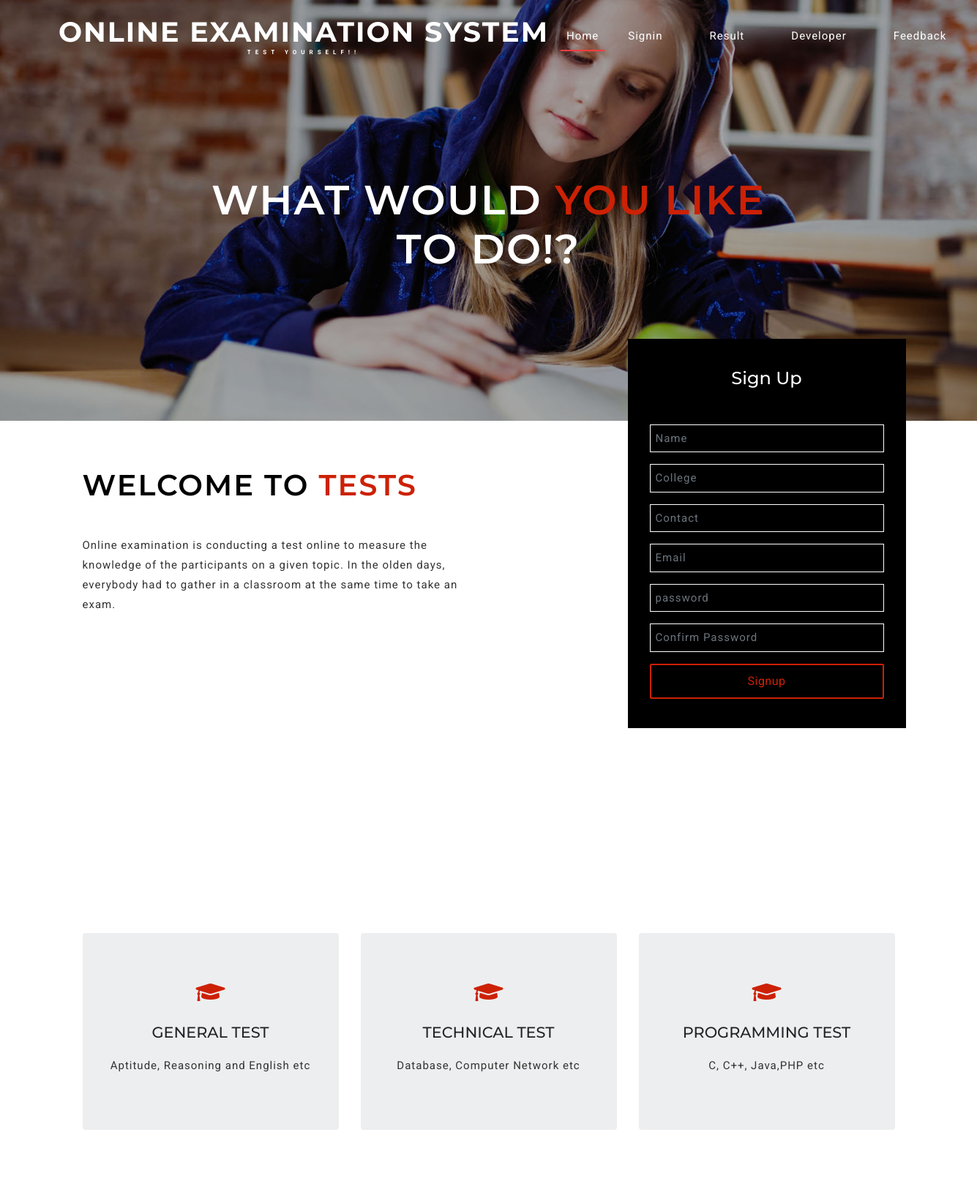
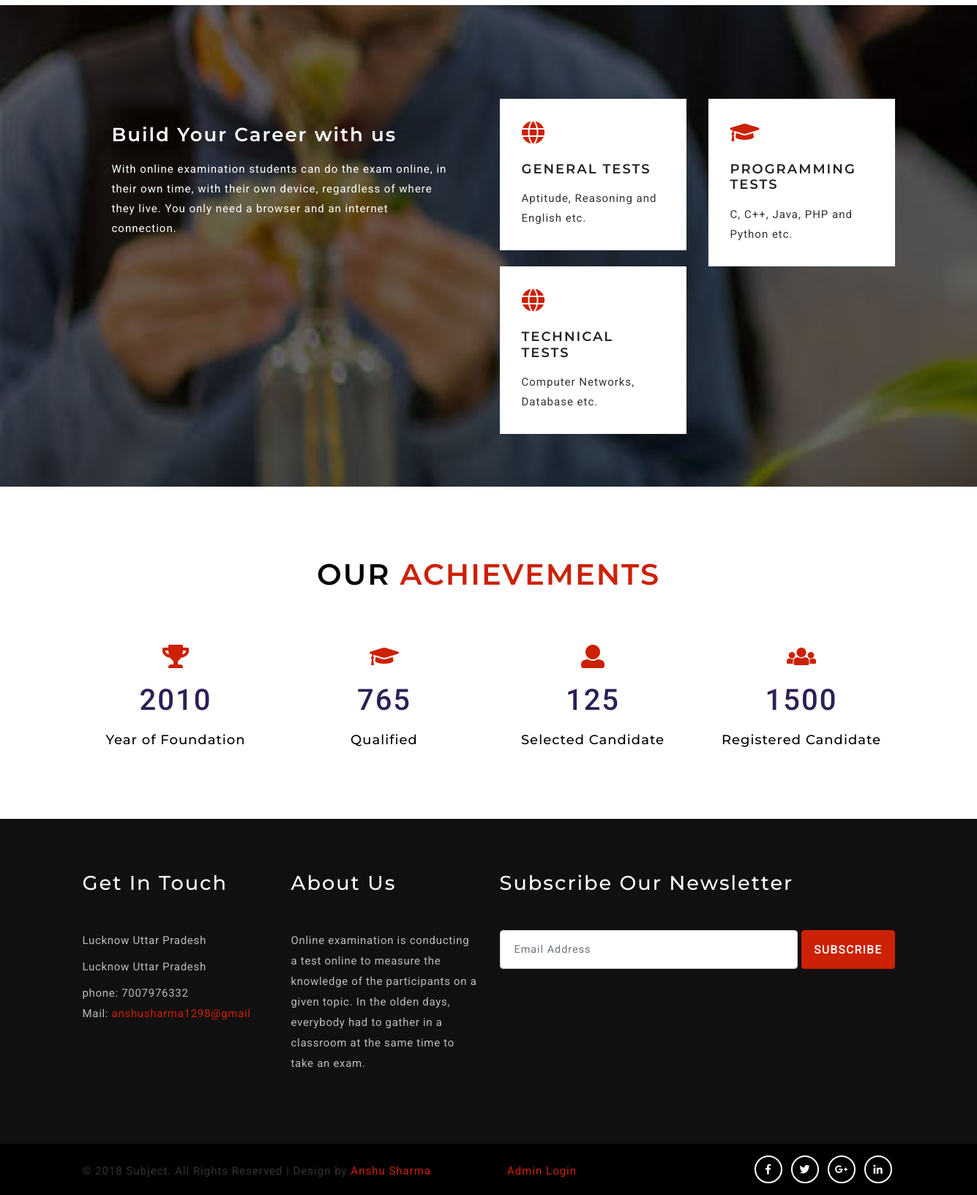
The page / on the database its author committed (2 pictures, top to bottom).
### tables this page shows
CREATE TABLE `test` (
  `ID` int(11) NOT NULL,
  `Test Heading` varchar(50) NOT NULL,
  `Test Description` varchar(50) NOT NULL
);

### index.php (the view, shortened to what this page needs)
<!DOCTYPE html>
<html lang="zxx">
<head>
    <?php
		include('bootstrapFiles.php');
	?>
</head>
<body>
<?php
include('navigation.php');
?>
        </header>
        <div class="container">
            <div class="banner-text">
                <div class="slider-info">
                    <h3>What would <span>you like </span> to Do!?</h3>
				</div>
            </div>
        </div>
    </div>
	<section class="banner_form py-5">
		<div class="container py-lg-3">
			<div class="row ban_form">
				<div class="col-lg-8 bg-white fom-left">
					<div class="categories_sub cats1">
						<h2 class="heading-agileinfo">Welcome To <span> Tests </span></h2>
						<p class="vam">Online examination is conducting a test online to measure the knowledge of the participants on a given topic. In the olden days, everybody had to gather in a classroom at the same time to take an exam. </p></div>
				</div>
				<div class="col-lg-4 reg-fom">
					<h4 class="text-white text-center">Sign Up</h4>
						<form method="post">
							<div class="reg-fom-btm mt-5">
								<div class="fields">
									<input type="text" name="name"  placeholder="Name" class="form-control"required>
								</div>
							</div>
							<div class="reg-fom-btm mt-3">
								<div class="fields">
									<input type="text" name="college"  placeholder="College" class="form-control"required>
								</div>
							</div>
							<div class="reg-fom-btm mt-3">
								<div class="fields">
									<input type="text" name="contact"  placeholder="Contact" class="form-control"required>
								</div>
							</div>
							<div class="reg-fom-btm mt-3">
								<div class="fields">
									<input type="text" name="email" placeholder="Email" class="form-control"required>
								</div>
							</div>
							<div class="reg-fom-btm mt-3">
								<div class="fields">
									<input type="password" name="pwd"  placeholder="password" class="form-control"required>
								</div>
							</div>
							<div class="reg-fom-btm mt-3">
								<div class="fields">
									<input type="password" name="cpwd"  placeholder="Confirm Password" class="form-control"required>
								</div>
							</div>
							<div class="reg-fom-btm mt-3">
								<input type="submit" name="signup" value="Signup">
							</div>
						</form>
				</div>
			</div>
		</div>
	</section>
	<section class="banner-bottom-wthree py-lg-5 py-md-5 py-3">
        <div class="container">
            <div class="inner-sec-w3ls py-lg-5 py-3">
               <h3 class="heading-agileinfo text-center">What <span> We do</span></h3>
                <div class="row middle-grids mt-md-5 pt-4">
			  <?php
				$con = mysqli_connect("localhost","root","","onlinetest");
				$res = mysqli_query($con,"SELECT * FROM `test`");
				while($row =mysqli_fetch_array($res))
				{
				?>
                    <div class="col-lg-4 about-in-w3ls middle-grid-info text-center">
                        <div class="card">
                            <div class="card-body mb-2">
                                <i class="fas fa-graduation-cap mb-2"></i>
                                <h5 class="card-title text-uppercase my-3">
                                  <?php echo $row['Test Heading'];?></h5>
                                <p class="card-text"><?php echo $row['Test Description'];?>
                                </p>
                            </div>
                        </div>
                    </div>
				<?php
				}
				?>
                </div>
            </div>
        </div>
    </section>
	<section class="choose py-5">
		<div class="container py-md-4 mt-md-3">
			<div class="row inner_w3l_agile_grids-1 ">
				<div class="col-lg-6 w3layouts_choose_left_grid1">
					<div class="choose_top">
						<h4 class="mb-3 mt-3 text-white">Build Your Career with us </h4>
						<p class="text-white">With online examination students can do the exam online, in their own time, with their own device, regardless of where they live. You only need a browser and an internet connection. </p>
					</div>
				</div>
				<div class="col-lg-6 w3layouts_choose_left_grid2">
					<div class="row">
						<div class="col-md-6 w3l_choose_bottom1 mt-3 pt-md-4">
							<div class="choose_bottom_top">
                                <i class="fas fa-globe mb-2"></i>
                                <h5 class="card-title text-uppercase my-3">General Tests</h5>
                                <p class="card-text">Aptitude, Reasoning and English etc.
                                </p>
                            </div>
						</div>
						<div class="col-md-6 w3l_choose_bottom3 mt-3 pt-md-4">
							<div class="choose_bottom_top">
                                <i class="fas fa-graduation-cap mb-2"></i>
                                <h5 class="card-title text-uppercase my-3">Programming Tests</h5>
                                <p class="card-text">C, C++, Java, PHP and Python etc.
                                </p>
                            </div>
						</div>
						<div class="col-md-6 w3l_choose_bottom4">
							<div class="choose_bottom_top">
                                <i class="fas fa-globe mb-2"></i>
                                <h5 class="card-title text-uppercase my-3">Technical Tests</h5>
                                <p class="card-text">Computer Networks, Database etc.
                                </p>
                            </div>
						</div>
					</div>
				</div>
			</div>
	</div>
</section>
	<section class="stats py-5">
		<div class="container py-md-5">
			<h3 class="heading-agileinfo text-center">Our  <span>Achievements</span></h3>
			<div class="row inner_w3l_agile_grids-1 pt-md-5 mt-4">
				<div class="col-lg-3 col-sm-6 w3layouts_stats_left w3_counter_grid">
					<i class="fas fa-trophy mb-2"></i>
					<p class="counter">2010</p>
					<h3>Year of Foundation</h3>
				</div>
				<div class="col-lg-3 col-sm-6 w3layouts_stats_left w3_counter_grid1">
					<i class="fas fa-graduation-cap mb-2"></i>
					<p class="counter">765</p>
					<h3>Qualified</h3>
				</div>
				<div class="col-lg-3 col-sm-6 w3layouts_stats_left w3_counter_grid2">
					<i class="fas fa-user mb-2"></i>
					<p class="counter">125</p>
					<h3>Selected Candidate</h3>
				</div>
				<div class="col-lg-3 col-sm-6 w3layouts_stats_left w3_counter_grid2">
					<i class="fas fa-users mb-2"></i>
					<p class="counter">1500</p>
					<h3>Registered Candidate</h3>
				</div>
			</div>
		</div>
	</section>
<?php
include('footer.php');
?>

### bootstrapFiles.php (shortened to what this page needs)
<link href="css/bootstrap.css" type="text/css" rel="stylesheet" media="all">
<link href="css/style.css" type="text/css" rel="stylesheet" media="all">
<link rel="stylesheet" href="css/smoothbox.css" type='text/css' media="all" />
<link href="css/fontawesome-all.min.css" rel="stylesheet">

### navigation.php (shortened to what this page needs)
 <div class="banner">
     <header>
         <nav class="navbar navbar-expand-lg navbar-light bg-gradient-secondary pt-3">
            <h1><a class="navbar-brand" href="index.html">Online Examination System
				<span>Test Yourself!!</span>
			</a></h1>
             <div class="collapse navbar-collapse" id="navbarSupportedContent">
                 <ul class="navbar-nav ml-auto">
					<li class="nav-item active">
						<a class="nav-link" href="index.php">Home
						</a>
					</li>
					<li class="nav-item mx-xl-4 mx-lg-3 my-lg-0 my-3">
						<a class="nav-link" href="index.php"  data-toggle="modal" data-target="#myModal">Signin</a>
					</li>
					<li class="nav-item mx-xl-4 mx-lg-3 my-lg-0 my-3">
						<a class="nav-link" href="index.php"  data-toggle="modal" data-target="#ResultModal">Result</a>
					</li>
					<li class="nav-item mx-xl-4 mx-lg-3 my-lg-0 my-3">
						<a class="nav-link" href="index.php"  data-toggle="modal" data-target="#DevModal">Developer</a>
					</li>
					<li class="nav-item mx-xl-4 mx-lg-3 my-lg-0 my-3">
						<a class="nav-link" href="Feedback.php">Feedback</a>
					</li>
		</ul>
	</div>
</nav>

### footer.php (shortened to what this page needs)
    <footer class="newsletter_right pymd-5 py-4" id="footer">
        <div class="container">
            <div class="inner-sec py-md-5 py-3">
                <div class="row mb-md-4 mb-md-3">
					<div class="col-lg-3 col-md-6 social-info text-left">
                       <h3 class="tittle1 foot mb-md-5 mb-4 text-white">Get in touch</h3>
						<p>Lucknow Uttar Pradesh </p>
						<p class="my-2"> Lucknow Uttar Pradesh</p>
						<p class="phone">phone: 7007976332</p>
						<p class="phone">Mail:
							<a href="mailto:info@example.com">anshusharma1298@gmail</a>
						</p>
                    </div>
					<div class="col-lg-3 col-md-6 social-info text-left">
					 <h3 class="tittle1 foot mb-md-5 mb-4 text-white">About Us</h3>
                       <p>Online examination is conducting a test online to measure the knowledge of the participants on a given topic. In the olden days, everybody had to gather in a classroom at the same time to take an exam. </p>
                    </div>
                    <div class="col-lg-6 col-md-12 n-right tex-left">
                        <h3 class="tittle1 foot mb-md-5 mb-4 text-white">Subscribe our Newsletter</h3>
                        <form  method="post">
                            <div class="form-group d-flex">
                                <input class="form-control" type="email" name="Email" placeholder=" Email Address" required="">
                                <input class="form-control submit text-uppercase" name="submit" type="submit" value="Subscribe">
                            </div>
                        </form>
                    </div>
                </div>
            </div>
        </div>
    </footer>
	<div class="copyright py-3">
		<div class="container">
			<div class="row">
				<div class="col-md-8">
					<p class="copy-right mt-2">© 2018 Subject. All Rights Reserved | Design by
						<a href="#">Anshu Sharma</a>&nbsp &nbsp &nbsp &nbsp &nbsp &nbsp &nbsp &nbsp &nbsp &nbsp &nbsp
						<a href="Login.php">Admin Login</a>
					</p>
				</div>
				<div class="col-md-4">
					<ul class="social-icons scial justify-content-end">
						<li class="mr-1"><a href="#"><span class="fab fa-facebook-f"></span></a></li>
						<li class="mx-1"><a href="#"><span class="fab fa-twitter"></span></a></li>
						<li class="mx-1"><a href="#"><span class="fab fa-google-plus-g"></span></a></li>
						<li class="mx-1"><a href="#"><span class="fab fa-linkedin-in"></span></a></li>
					</ul>
				</div>
			</div>
		</div>
	</div>
</body>
</html>

### css/smoothbox.css (style rules this page uses)
body, html { height:100%; width:100%; }

### rows shown on the page
test: Test Heading "GENERAL TEST", Test Description "Aptitude, Reasoning and English etc"
test: Test Heading "TECHNICAL TEST", Test Description "Database, Computer Network etc"
test: Test Heading "PROGRAMMING TEST", Test Description "C, C++, Java,PHP etc"
